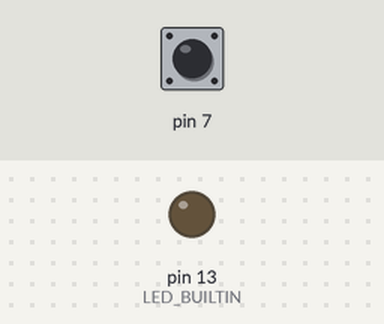
This sketch was run on a simulated Arduino Uno, built with avr-gcc and run on an emulated ATmega328P. Parts: output pins drawn as LEDs (lit = HIGH). The test bench sets the inputs (shaded band); at power-on: pin 7 HIGH. What the sketch prints to the serial monitor is not drawn.

Above: at 1.2 s.
1.3 s: pin 7 pulled LOW for 0.15 s
At 1.37 s:
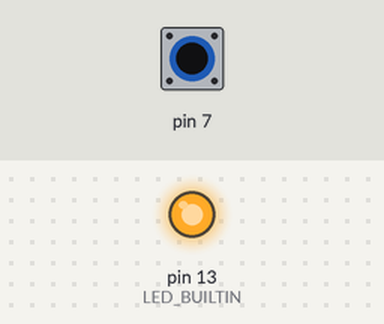
2.9 s: pin 7 pulled LOW for 3.2 s
At 6.8 s:
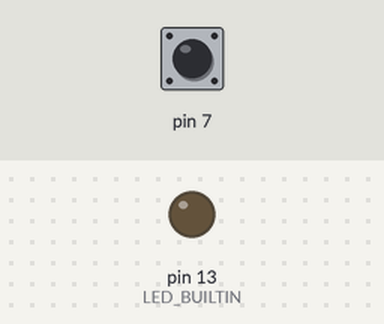
Timing chart, 0 to 8.3 s (numbered marks = the images above; inputs shaded):
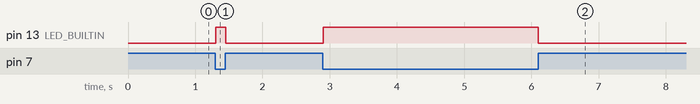

Measured:
- after the input at 1.3 s, pin 13 (LED_BUILTIN): LOW → HIGH at once, → LOW 0.15 s later
- after the input at 2.9 s, pin 13 (LED_BUILTIN): LOW → HIGH at once, → LOW 3.2 s later

The sketch:

SensorTacto.ino
```cpp
#include <CapacitiveSensor.h>

// pin 6 envia energia - pin 5 capta cambios de energia
CapacitiveSensor capSensor = CapacitiveSensor(10, 7);

// Filtro o rango a partir del que se desea efectuar algun evento
const int threshold = 600;

void setup() {
  Serial.begin(9600);
  pinMode(LED_BUILTIN, OUTPUT);
}

void loop() {
  // Guarda el valor captado por el sensor
  long sensorValue = capSensor.capacitiveSensor(30);

  if (sensorValue > threshold)
    digitalWrite(LED_BUILTIN, HIGH);
  else
    digitalWrite(LED_BUILTIN, LOW);

  //delay(100);
  Serial.println(sensorValue);
}
```
